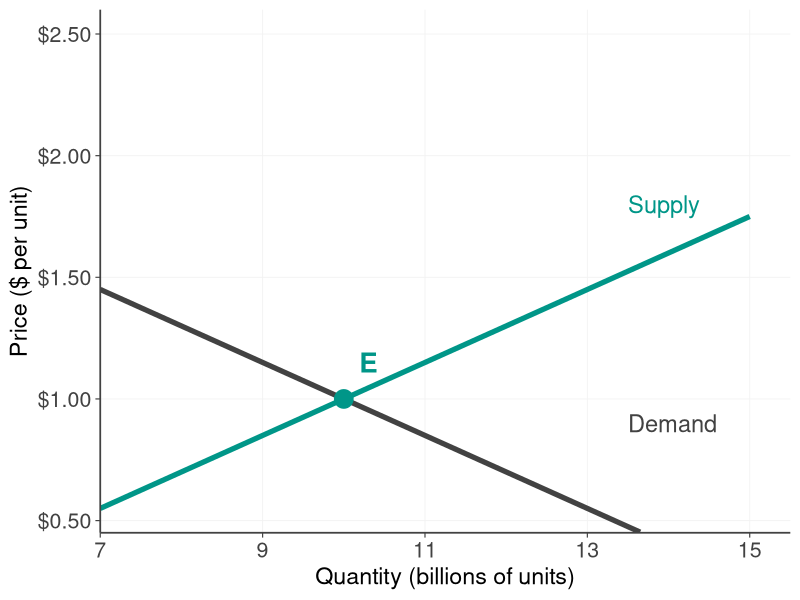

Recreate this plot in R.
## ---- chunk 1
#| include: false
library(ggplot2)
library(dplyr)
library(scales)

theme_econ <- function(base_size = 14) {
  theme_minimal(base_size = base_size) +
    theme(
      plot.title = element_text(hjust = 0.5, face = "bold", size = rel(1.2)),
      plot.background = element_rect(fill = "white", color = NA),
      panel.background = element_rect(fill = "white", color = NA),
      panel.grid.minor = element_blank(),
      panel.grid.major = element_line(color = "gray95", linewidth = 0.3),
      axis.line = element_line(color = "#424242", linewidth = 0.6),
      axis.text = element_text(size = rel(1.1), color = "#424242"),
      axis.title = element_text(size = rel(1.2), face = "plain"),
      axis.ticks = element_line(color = "#424242", linewidth = 0.4),
      legend.position = "none"
    )
}

demand_curve <- data.frame(Q = seq(7, 15, by = 0.05)) %>%
  mutate(P = 2.5 - 0.15 * Q)
supply_curve <- data.frame(Q = seq(7, 15, by = 0.05)) %>%
  mutate(P = -0.5 + 0.15 * Q)
eq_Q <- 10
eq_P <- 1.0
## ---- chunk 2
#| fig-width: 9
#| fig-height: 5.5
#| fig-align: center

ggplot() +
  geom_line(data = supply_curve, aes(x = Q, y = P),
            color = "#009688", linewidth = 1.8) +
  geom_line(data = demand_curve, aes(x = Q, y = P),
            color = "#424242", linewidth = 1.8) +
  geom_point(aes(x = eq_Q, y = eq_P), size = 6, color = "#009688") +
  geom_segment(aes(x = eq_Q, y = 0, xend = eq_Q, yend = eq_P),
               linetype = "dotted", color = "gray50", linewidth = 0.5) +
  geom_segment(aes(x = 0, y = eq_P, xend = eq_Q, yend = eq_P),
               linetype = "dotted", color = "gray50", linewidth = 0.5) +
  annotate("text", x = 13.5, y = 0.9, label = "Demand",
           color = "#424242", size = 6, hjust = 0) +
  annotate("text", x = 13.5, y = 1.8, label = "Supply",
           color = "#009688", size = 6, hjust = 0) +
  annotate("text", x = eq_Q + 0.3, y = eq_P + 0.15, label = "E",
           size = 7, fontface = "bold", color = "#009688") +
  scale_x_continuous(name = "Quantity (billions of units)",
                     breaks = seq(7, 15, by = 2),
                     limits = c(7, 15.5),
                     expand = c(0, 0)) +
  scale_y_continuous(name = "Price ($ per unit)",
                     breaks = seq(0.5, 2.5, by = 0.5),
                     limits = c(0.45, 2.6),
                     labels = dollar,
                     expand = c(0, 0)) +
  theme_econ()
